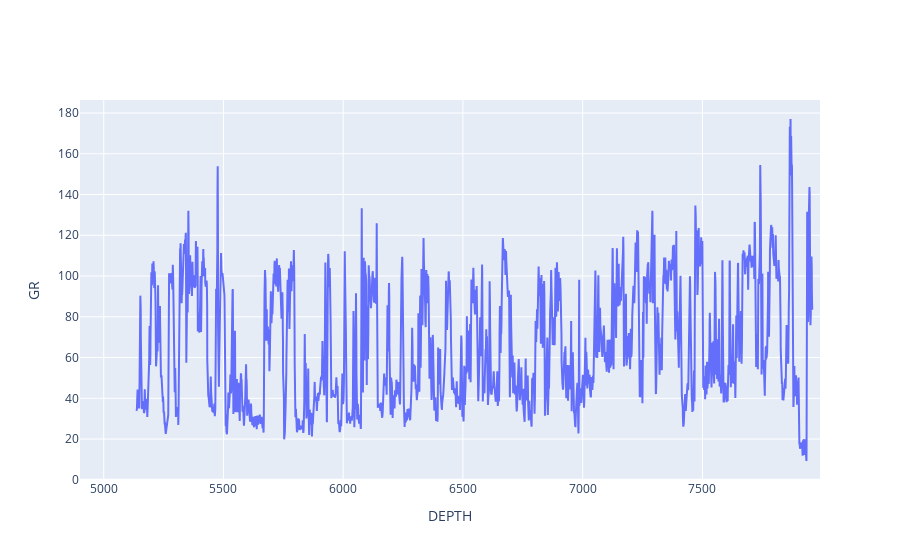

Source (notebook cell):
### Code cell
fig = go.Figure(data=go.Scatter(x=df['DEPT'], y=df['GR']))
fig.update_layout(xaxis_title='DEPTH', yaxis_title='GR')
fig.show()

### Figure 1 — Plotly figure (JSON) as saved in the notebook; plotly's stock layout.template omitted (floating-point values rounded to 4 significant figures; data arrays with more than 128 entries replaced by an {"elided": "..."} marker saying what was removed)
{"data": [{"type": "scatter", "x": {"elided": "6181 float values"}, "y": {"elided": "6181 float values"}}], "layout": {"xaxis": {"title": {"text": "DEPTH"}}, "yaxis": {"title": {"text": "GR"}}}}
